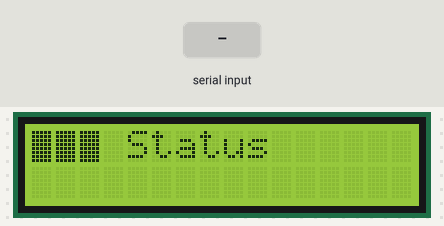
A sketch run on a simulated Arduino Uno, built with avr-gcc and run on an emulated ATmega328P. Parts: 16×2 character LCD. The test bench sets the inputs (shaded band). The modem accepts every AT command (registered, SIM ready, sends succeed) and sends nothing else; what the sketch prints to the serial monitor is not drawn.

Above: at 1.7 s.
1.8 s: "1" received over Serial
At 4.7 s:
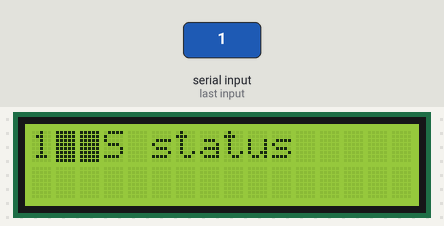
At 6.7 s:
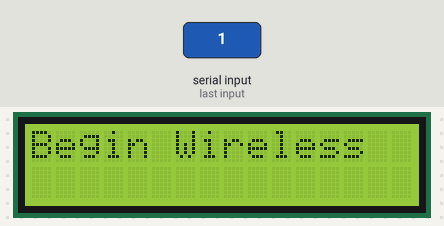
7.1 s: "0" received over Serial
At 9.1 s:
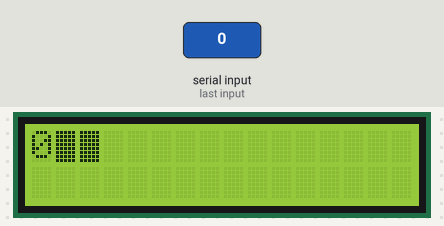
Timing chart, 0 to 10.6 s (numbered marks = the images above; inputs shaded):
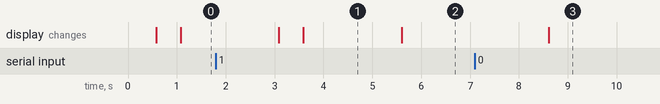

Measured:
- after the input at 1.8 s, the display: first differs from a run without the input after 1.8 s (image 1)
- after the input at 7.1 s, the display: changes after 1.5 s (image 3)
- what the display in image 1 shows lasts 2.0 s, from 3.6 s to 5.6 s

The sketch:

seed_studio_basic.ino
```cpp
/*Note: this code is a demo for how to using gprs shield to send sms message, dial a voice call and
  send a http request to the website, upload data to pachube.com by TCP connection,

  The microcontrollers Digital Pin 7 and hence allow unhindered
  communication with GPRS Shield using SoftSerial Library.
  IDE: Arduino 1.0 or later
  Replace the following items in the code:
  1.Phone number, don't forget add the country code
  2.Replace the Access Point Name
  3. Replace the Pachube API Key with your personal ones assigned
  to your account at cosm.com
  */
 #include <LiquidCrystal.h>
#include <SoftwareSerial.h>
#include <String.h>

// initialize the library with the numbers of the interface pins
LiquidCrystal lcd(12, 11, 5, 4, 3, 2);

SoftwareSerial mySerial(10, 18); //pin23,pin7  on 2560
int sensorPin = A0; //pin97 on 2560
char temp;

void setup()
{
  lcd.begin(16,2);
  mySerial.begin(9600);               // the GPRS baud rate
  Serial.begin(9600);    // the GPRS baud rate
  delay(500);
}

void loop()

{
  mySerial.println("AT+CREG?");
  Serial.println("AT+CREG?");
  lcd.setCursor(0,0);
  lcd.print("Reg Status");
  delay(500);
  ShowSerialData();


  mySerial.println("AT+CGATT?");
  Serial.println("AT+CGATT?");

  lcd.setCursor(0,0);
  lcd.print("GPRS status");
 // lcd.setCursor(0,1);
 // lcd.print(mySerial.read());
  delay(500);

  ShowSerialData();


///send2Pachube()///
///this function is to send the sensor data to the pachube, you can see the new value in the pachube after execute this function///

  /*mySerial.println("AT+CGATT?");
  Serial.println("AT+CGATT?");
  lcd.setCursor(0,0);
  lcd.print("GPRS status");
  lcd.setCursor(0,1);
  lcd.print(mySerial.read());
  delay(1000);

  ShowSerialData(); */

 mySerial.println("AT+CIPSHUT");//bring up wireless connection
  Serial.println("AT+CIPSHUT");
  lcd.setCursor(0,0);
  lcd.print("Begin Wireless");
  // lcd.setCursor(0,1);
  //lcd.print(mySerial.read());
  delay(3000);
  lcd.clear();

  ShowSerialData();

  mySerial.println("AT+CSTT=\"airtelgprs.com\"");//start task and setting the APN,
  Serial.println("AT+CSTT=\"airtelgprs.com\"");
  lcd.setCursor(0,0);
  lcd.print("APN");
  //lcd.setCursor(0,1);
  //lcd.print(mySerial.read());
  delay(1000);
  lcd.clear();

  ShowSerialData();


  mySerial.println("AT+CIICR");//bring up wireless connection
  Serial.println("AT+CIICR");
  lcd.setCursor(0,0);
  lcd.print("Bring up wireless");
  //lcd.setCursor(0,1);
  //lcd.print(mySerial.read());
  delay(3000);
  lcd.clear();

  ShowSerialData();

  mySerial.println("AT+CIFSR");//get local IP adress
  Serial.println("AT+CIFSR");
  lcd.setCursor(0,0);
  lcd.print("IP");
  //lcd.setCursor(0,1);
  //lcd.print(mySerial.read());
  delay(2000);
  //lcd.clear();

  ShowSerialData();


  mySerial.println("AT+CIPSPRT=0");
  Serial.println("AT+CIPSPRT=0");
  delay(3000);


  ShowSerialData();

  mySerial.println("AT+CIPSTART=\"tcp\",\"api.xively.com\",\"8081\"");//start up the connection
  Serial.println("AT+CIPSTART=\"tcp\",\"api.xively.com\",\"8081\"");
  delay(2000);

  ShowSerialData();

  while(1){

  int sensorValue = analogRead(sensorPin);

  mySerial.println("AT+CIPSEND");//begin send data to remote server
  Serial.println("AT+CIPSEND");
  delay(4000);
  ShowSerialData();


  mySerial.print("{\"method\": \"put\",\"resource\": \"/feeds/1198901478.json/\",\"params\"");//here is the feed you apply from pachube
  delay(500);
  ShowSerialData();
  mySerial.print(": {},\"headers\": {\"X-ApiKey\":");//in here, you should replace your pachubeapikey
  delay(500);
  ShowSerialData();
  mySerial.print("\"RxDtavgd84MKtJIMK1R4xZ4jwANT6z25XA0DYV3GYOeOaYsR\"");//pachubeapikey
  delay(500);
  ShowSerialData();

  mySerial.print("},\"body\":");
  delay(500);
  ShowSerialData();

  mySerial.print(" {\"version\": \"1.0.0\",\"datastreams\":");
  delay(500);
  ShowSerialData();
  mySerial.print("[{\"id\": \"Pot\",\"current_value\" : \"");mySerial.print(sensorValue);mySerial.println("\"}]}}");


  delay(500);
  ShowSerialData();

  mySerial.println((char)26);//sending
  delay(6000);//waitting for reply, important! the time is base on the condition of internet
  mySerial.println();

  ShowSerialData();
}
  mySerial.println("AT+CIPCLOSE");//close the connection
  delay(100);
  ShowSerialData();
}

void ShowSerialData()
{
  while(mySerial.available()!=0)
    Serial.write(mySerial.read());
    //temp=Serial.read();
    //delay(10);
    //lcd.clear();
    lcd.setCursor(0,0);
    lcd.print((char) Serial.read());
    lcd.print((char) Serial.read());
    lcd.print((char) Serial.read());
    delay(2000);

}
```
